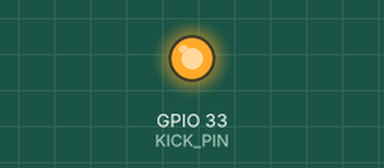
Recording of a program running on a simulated ESP32. Parts: output pins drawn as LEDs (lit = HIGH). What the program prints to the serial monitor is not drawn.

Above: at 1.1 s.
At 3.1 s:
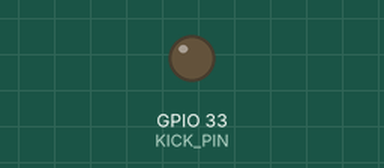
Timing chart, 0 to 6.5 s (numbered marks = the images above):
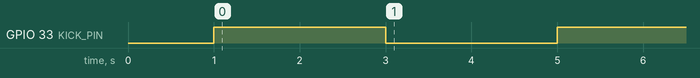

The program:

main.cpp
```cpp
/*
Prueba simple para hacer que el Kicker chute 2 veces

Se ha utilizado la función que se utiliza en el Software de RobotSoccer

*/
#include <Arduino.h>

#define KICK_PIN 33

// Maxima duración en microsegundos
#define KICK_MAX_DURATION 20000

static unsigned long kick_end = 0;
static bool kicking = false;
static bool pruebaAcabada = false;
int ciclo;

//Inicializar el pin del kicker
void kicker_init() { pinMode(KICK_PIN, OUTPUT); }

//función para hacer Kick
void kicker_kick(float power) {
  if (!kicking) {
    if (power < 0)
      power = 0;
    if (power > 1)
      power = 1;
    kicking = true;
    kick_end = micros() + KICK_MAX_DURATION * power;
    digitalWrite(KICK_PIN, HIGH);
  }
}


void setup() {
  Serial.begin(115200);
  ciclo = 0;
  kicker_init();
  digitalWrite(KICK_PIN, LOW);
  delay(1000);
  Serial.println("Prueba Kicker");
}

void loop() {
  for (ciclo; ciclo <= 2 ; ciclo++){
    if (kicking && micros() > kick_end) {
      kicking = false;
      digitalWrite(KICK_PIN, LOW);
    }else{
      kicker_kick(1.0);
    }
    delay(2000);
  }
  if (ciclo == 2 && !pruebaAcabada){
    Serial.println("Prueba Acabada");
    pruebaAcabada = true;
  }
}
```

Measured:
- by itself, GPIO 33 (KICK_PIN): LOW → HIGH at 1.0 s, → LOW 2.0 s later, → HIGH 2.0 s later
